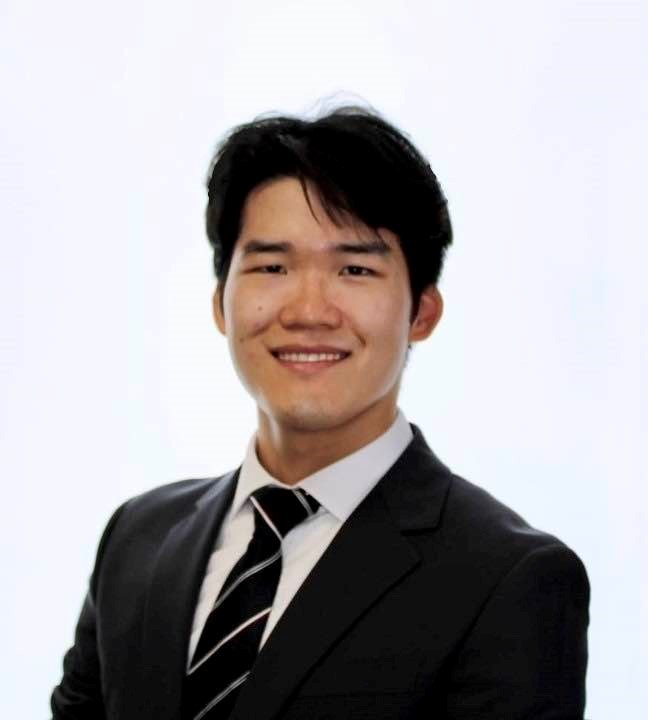
#> input picture Machine Learning/kMeansClustering/MuilYang_Profile_Photo.jpg, 648 x 720 px, found by its file name
$ python main.py
#> lines starting #> are read from the running program, lines starting #| are printed output that depends on the picture
### Machine Learning/kMeansClustering/ImageColorQuantizer.py
import numpy as np
import matplotlib.pyplot as plt

import cv2
from sklearn.cluster import KMeans


class ImageColorQuantizer:
    def apply(self, image_path: str):
        image = cv2.imread(image_path)
#> image is the input picture: shape (720, 648, 3); mean B, G, R 170.3, 167.6, 171.7
        if image is None:
            print("Image not found.")

            return

        image_rgb = cv2.cvtColor(image, cv2.COLOR_BGR2RGB)

        quantized_image_with_3 = self.quantize(image_rgb, 3)
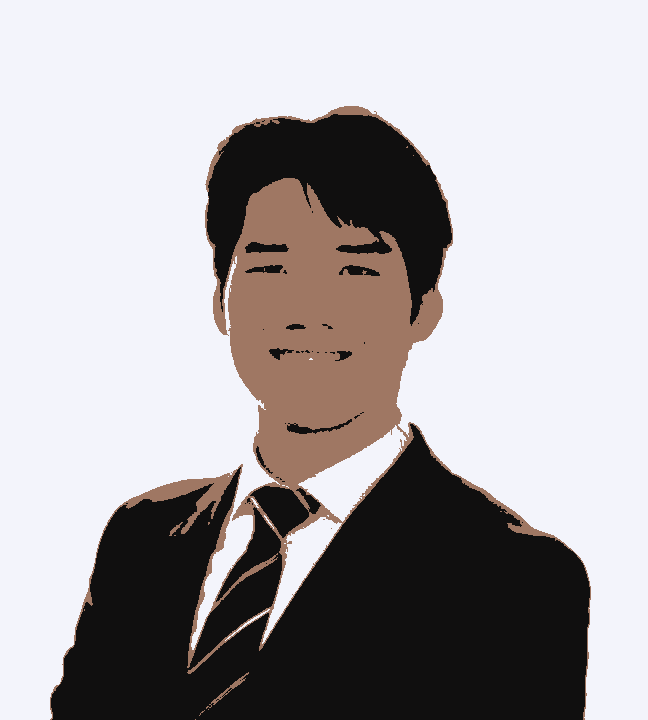
#> quantized_image_with_3: shape (720, 648, 3); mean R, G, B 171.3, 167.4, 169.5
        quantized_image_with_5 = self.quantize(image_rgb, 5)
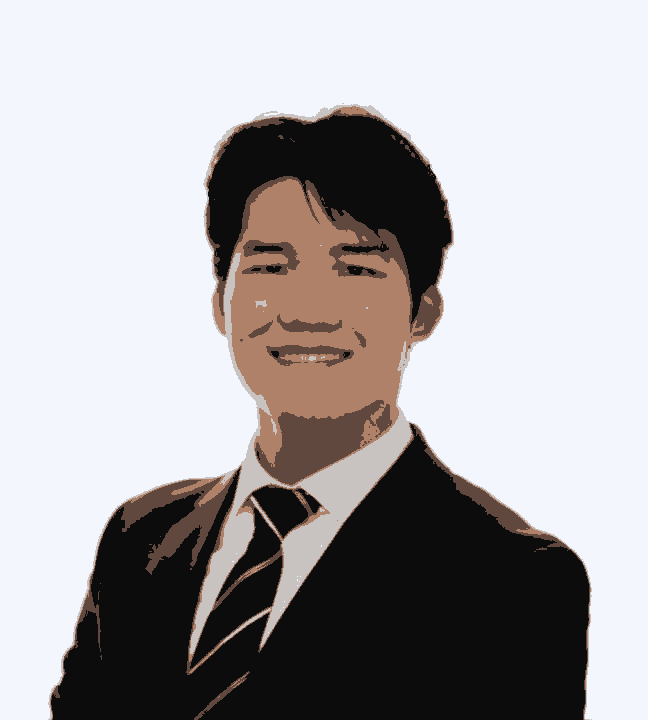
#> quantized_image_with_5: shape (720, 648, 3); mean R, G, B 171, 167.3, 170
        quantized_image_with_7 = self.quantize(image_rgb, 7)
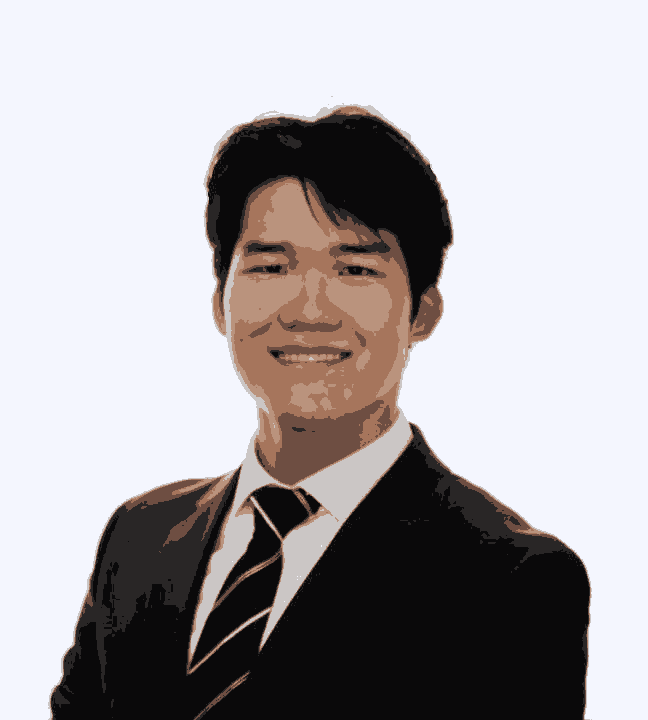
#> quantized_image_with_7: shape (720, 648, 3); mean R, G, B 171.1, 167.3, 170

        plt.figure()

        plt.subplot(2, 3, 2)
        plt.imshow(image_rgb)
        plt.title("Original Image")
        plt.axis("off")

        plt.subplot(2, 3, 4)
        plt.imshow(quantized_image_with_3)
        plt.title("Quantized with 3 colors")
        plt.axis("off")

        plt.subplot(2, 3, 5)
        plt.imshow(quantized_image_with_5)
        plt.title("Quantized with 5 colors")
        plt.axis("off")

        plt.subplot(2, 3, 6)
        plt.imshow(quantized_image_with_7)
        plt.title("Quantized with 7 colors")
        plt.axis("off")

        plt.show()
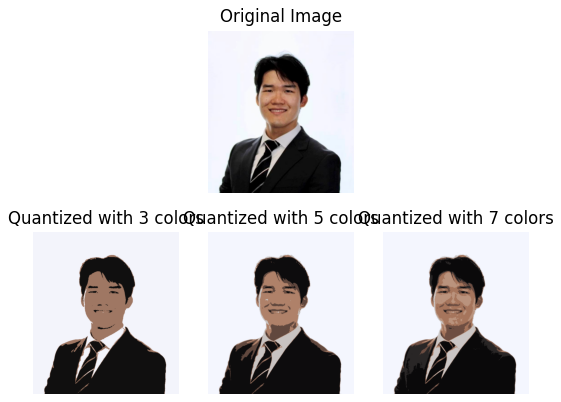
#> figure drawn by matplotlib, 4 panels

    def quantize(self, image: np.ndarray, numColors: int) -> np.ndarray:
        h, w, c = image.shape
        data = image.reshape((h * w, c))

        kmeans = KMeans(n_clusters=numColors, random_state=42)

        kmeans.fit(data)

        palette = kmeans.cluster_centers_.astype(np.uint8)
        labels = kmeans.labels_

        quantized_data = palette[labels].reshape((h, w, c))

        return quantized_data

### Machine Learning/kMeansClustering/main.py
from ImageColorQuantizer import ImageColorQuantizer

quantizer = ImageColorQuantizer()
quantizer.apply("./kMeansClustering/MuilYang_Profile_Photo.jpg")
